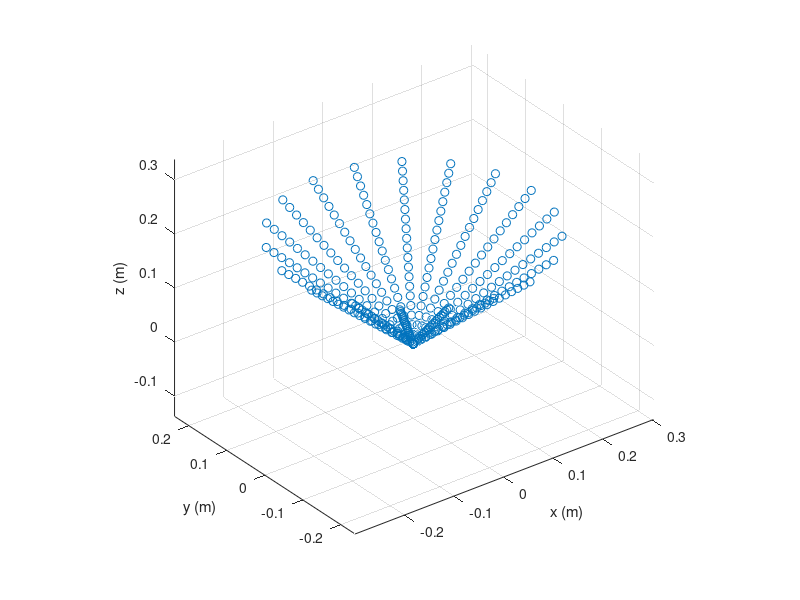
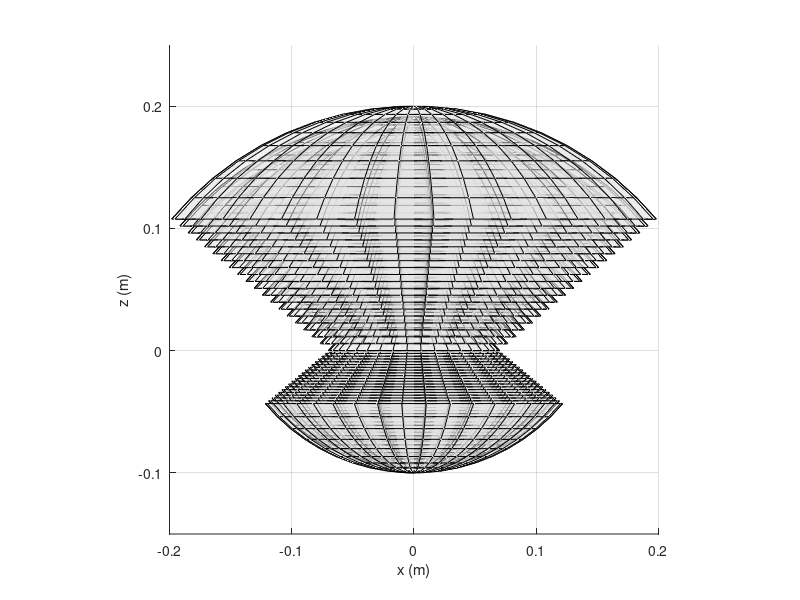

These charts were generated, in order, by the following MATLAB code:
% About 
% Script to visualize maximum visual receptive field (RF) around a taxel for peripersonal space (PPS) representations
% Author: Matej Hoffmann, matej.hoffmann@iit.it

%% INIT

clear;

PLOT_NEGATIVE_RF = true;
PLOT_PROJECTIONS = false;
TEST_INSIDE_RF = false;
SAVE_FIGS = false;

Z_MAX = 0.2; % max extent of RF in z (normal to taxel), meters
Z_NEGATIVE_MAX = -0.1;

APERTURE_DEG = 100; %the spherical sector / cone opening angle or aperture
APERTURE_RAD = (APERTURE_DEG / 360) * 2 * pi;

res = 20; % resolution

u = linspace(0,Z_MAX,res);
azimuth = linspace(0,2*pi,res);

DESIRED_RADIUS_XY_AT_APEX = 0.07; % 0.05; % meters; we don't want the spherical sector to start at the apex, where it would have 0 volume
%but we want to truncate it such that it starts at the height with this radius;

CONE_HEIGHT_AT_OFFSET = DESIRED_RADIUS_XY_AT_APEX / tan(APERTURE_RAD/2);    % tan(APERTURE_RAD/2) = radius_xy / z_offset; 
%Z_OFFSET = 0;
SPHERE_RADIUS_AT_OFFSET = DESIRED_RADIUS_XY_AT_APEX / sin(APERTURE_RAD/2);    % cos(APERTURE_RAD/2) = radius_xy / sphere_radius;
% here the radius of the sphere will at the same time be used as the
% z-offset - with the radius then equal to cone height + spherical cap height

if TEST_INSIDE_RF
    SAMPLE_MAX_ALL_DIM = 0.2;
    SAMPLE_MIN_ALL_DIM = -0.2;
end

%% CONE
%global_r = u(end) * tan(APERTURE_RAD / 2); % at base (maximum)

x=[]; y=[]; z=[];


for i=1:length(u)
    for j=1:(length(azimuth)-1)
        z = [z; u(i)];        
        r = u(i) * tan(APERTURE_RAD / 2); 
        x = [x; r*cos(azimuth(j)) ]; 
        y = [y; r*sin(azimuth(j)) ];
        %x = [x; (u(i) / Z_MAX) *global_r*cos(thetas(j)) ]; 
        %y = [y; (u(i) / Z_MAX) *global_r*sin(thetas(j)) ];
    end    
end


f1 = figure(1);
clf(f1);
set(f1,'name','RF as a cone');
hold on;
scatter3(x,y,z);
%line([0 r],[0 0],[0 Z_MAX] );
%plot3(u(2) * tan(APERTURE_RAD / 2),0,u(2),'x','MarkerSize',20);

axis equal;
grid on;
xlabel('x (m)');
ylabel('y (m)');
zlabel('z (m)');
hold off;

view(3);
%plot3(x,y,z,'o');

% f2 = figure(2);
% clf(f2);
%     subplot(3,1,1);
%         plot(x);
%         title('x');
%     subplot(3,1,2);
%         plot(y);
%         title('y');
%     subplot(3,1,3);
%         plot(z);
%         title('z');
% 
% f3 = figure(3);
% clf(f3);
%     subplot(3,1,1);
%         plot(thetas);
%         title('thetas (rad)');
%     subplot(3,1,2);
%         plot(cos(thetas));
%         title('cos(thetas)');
%     subplot(3,1,3);
%         plot(sin(thetas));
%         title('sin(thetas)');

% code plotting truncated cone as a spiral 
%from http://it.mathworks.com/matlabcentral/answers/39082-truncated-cone-plot
% t = 30:0.1:100;
% az = 0.1;
% z = az*t;
% r0 = 10000;
% ar = -1;
% r = r0 + r0*t;
% at = 0.05;
% theta = at*t;
% x = r .* cos(t);
% y = r .* sin(t);
% figure
% plot3(x,y,z,'.-')

%% SPHERICAL SECTOR
 
%polar_angle = linspace(-APERTURE_RAD/2,APERTURE_RAD/2,res); 
polar_angle = linspace(pi/2-APERTURE_RAD/2,pi/2+APERTURE_RAD/2,res); % in matlab: elevation is angular displacement in radians from the x-y plane
% also called co-latitude, zenith angle, normal angle, or inclination angle.
[theta,phi] = meshgrid(azimuth,polar_angle);
 
max_radius_z = Z_MAX+CONE_HEIGHT_AT_OFFSET;
radius_z = linspace(SPHERE_RADIUS_AT_OFFSET,max_radius_z,res);


f2 = figure(2);
clf(f2);
set(f2,'name','RF as a spherical sector');
hold on;

%view(3);
az = 0; el = 0;
view(az, el);


for i=1:length(radius_z)
    [xs,ys,zs] = sph2cart(theta,phi,radius_z(i));
    zs = zs - CONE_HEIGHT_AT_OFFSET;
    h_surface = surf(xs,ys,zs);
    %plot3(xs,ys,zs);
    set(h_surface, 'FaceColor',[0.9 0.9 0.9], 'FaceAlpha',0.5); %'EdgeAlpha', 0);
end


if PLOT_NEGATIVE_RF
    max_radius_z_neg = abs(Z_NEGATIVE_MAX)+CONE_HEIGHT_AT_OFFSET;
    radius_z_neg = linspace(SPHERE_RADIUS_AT_OFFSET,max_radius_z_neg,res);
    for i=1:length(radius_z)
        [xs,ys,zs] = sph2cart(theta,phi,radius_z_neg(i));
        zs = zs - CONE_HEIGHT_AT_OFFSET;
        zs = zs * -1;
        h_surface = surf(xs,ys,zs);
        set(h_surface, 'FaceColor',[0.9 0.9 0.9], 'FaceAlpha',0.5); %'EdgeAlpha', 0);
        %plot3(xs,ys,zs);
    end
end
    

plot3(0,0,0,'o','MarkerSize',10,'MarkerFaceColor','blue');
grid on;
xlabel('x (m)');
ylabel('y (m)');
zlabel('z (m)');
if PLOT_NEGATIVE_RF
    zlim([Z_NEGATIVE_MAX-0.05 Z_MAX+0.05]);
else
    zlim([-0.02 Z_MAX+0.05]);
end
axis equal;

%%
if TEST_INSIDE_RF
    samples = [];
    samples_x0 = [];
    samples_y0 = [];
    samples_z0 = [];
    for i=SAMPLE_MIN_ALL_DIM:0.02:SAMPLE_MAX_ALL_DIM
        for j=SAMPLE_MIN_ALL_DIM:0.02:SAMPLE_MAX_ALL_DIM
            for k=Z_NEGATIVE_MAX-0.04:0.02:Z_MAX+0.04
                samples= [samples ; i j k];
                if PLOT_PROJECTIONS
                    if i==0
                       samples_x0 = [samples_x0 ; i j k];
                    end
                    if j==0
                       samples_y0 = [samples_y0 ; i j k];
                    end
                    if (k>-0.00000001 && k<0.00000001)
                       samples_z0 = [samples_z0 ; i j k];
                    end
                end
            end
        end
    end
    
    sphericalSectorCenter = [0,0,0-CONE_HEIGHT_AT_OFFSET];
    plot3(sphericalSectorCenter(1),sphericalSectorCenter(2),sphericalSectorCenter(3),'d','MarkerSize',7,'MarkerFaceColor','blue');
    
    sphericalSectorNegativeCenter = [0,0,CONE_HEIGHT_AT_OFFSET];
    plot3(sphericalSectorNegativeCenter(1),sphericalSectorNegativeCenter(2),sphericalSectorNegativeCenter(3),'d','MarkerSize',7,'MarkerFaceColor','blue');
    
  
   for l=1:size(samples,1)
       if(samples(l,3) >= 0)
           if (samples(l,3)<=Z_MAX)
             distance = sqrt( (samples(l,1)-sphericalSectorCenter(1))^2 + (samples(l,2)-sphericalSectorCenter(2))^2 + (samples(l,3)-sphericalSectorCenter(3))^2);
             if distance<=max_radius_z
                a = tan(APERTURE_RAD/2) * (CONE_HEIGHT_AT_OFFSET + samples(l,3));
                if( (abs(samples(l,1)) <= a) && (abs(samples(l,2)) <= a) )
                    plot3(samples(l,1),samples(l,2),samples(l,3),'og','MarkerSize',5,'MarkerFaceColor','green');
                else
                    plot3(samples(l,1),samples(l,2),samples(l,3),'xr','MarkerSize',5);
                end
             else
                plot3(samples(l,1),samples(l,2),samples(l,3),'xr','MarkerSize',5);
             end
           else
             plot3(samples(l,1),samples(l,2),samples(l,3),'xr','MarkerSize',5);
           end
       else
         if (samples(l,3)>=Z_NEGATIVE_MAX)
             distance = sqrt( (samples(l,1)-sphericalSectorNegativeCenter(1))^2 + (samples(l,2)-sphericalSectorNegativeCenter(2))^2 + (samples(l,3)-sphericalSectorNegativeCenter(3))^2);
             if distance<=max_radius_z_neg
                a = tan(APERTURE_RAD/2) * (CONE_HEIGHT_AT_OFFSET + abs(samples(l,3)));
                if( (abs(samples(l,1)) <= a) && (abs(samples(l,2)) <= a) )
                    plot3(samples(l,1),samples(l,2),samples(l,3),'og','MarkerSize',5,'MarkerFaceColor','green');
                else
                    plot3(samples(l,1),samples(l,2),samples(l,3),'xr','MarkerSize',5);
                end
             else
                plot3(samples(l,1),samples(l,2),samples(l,3),'xr','MarkerSize',5);
             end
         else
             plot3(samples(l,1),samples(l,2),samples(l,3),'xr','MarkerSize',5);
         end
       end 
    end
end   
    
%% PLOT projections
    
  if (TEST_INSIDE_RF && PLOT_PROJECTIONS)

       % y=0 plane
       f3 = figure(3);
       clf(f3);
       set(f3,'name','RF as a spherical sector - y=0 projection');
       hold on; 
       for l=1:size(samples_y0,1)
           if(samples_y0(l,3) >= 0)
               if (samples_y0(l,3)<=Z_MAX)
                 distance = sqrt( (samples_y0(l,1)-sphericalSectorCenter(1))^2 + (samples_y0(l,2)-sphericalSectorCenter(2))^2 + (samples_y0(l,3)-sphericalSectorCenter(3))^2);
                 if distance<=max_radius_z
                    a = tan(APERTURE_RAD/2) * (CONE_HEIGHT_AT_OFFSET + samples_y0(l,3));
                    if( (abs(samples_y0(l,1)) <= a) && (abs(samples_y0(l,2)) <= a) )
                        plot(samples_y0(l,1),samples_y0(l,3),'og','MarkerSize',5,'MarkerFaceColor','green');
                    else
                        plot(samples_y0(l,1),samples_y0(l,3),'xr','MarkerSize',5);
                    end
                 else
                    plot(samples_y0(l,1),samples_y0(l,3),'xr','MarkerSize',5);
                 end
               else
                 plot(samples_y0(l,1),samples_y0(l,3),'xr','MarkerSize',5);
               end
           else
             if (samples_y0(l,3)>=Z_NEGATIVE_MAX)
                distance = sqrt( (samples_y0(l,1)-sphericalSectorNegativeCenter(1))^2 + (samples_y0(l,2)-sphericalSectorNegativeCenter(2))^2 + (samples_y0(l,3)-sphericalSectorNegativeCenter(3))^2);
                if distance<=max_radius_z_neg
                    a = tan(APERTURE_RAD/2) * (CONE_HEIGHT_AT_OFFSET + abs(samples_y0(l,3)));
                    if( (abs(samples_y0(l,1)) <= a) && (abs(samples_y0(l,2)) <= a) )
                        plot(samples_y0(l,1),samples_y0(l,3),'og','MarkerSize',5,'MarkerFaceColor','green');
                    else
                        plot(samples_y0(l,1),samples_y0(l,3),'xr','MarkerSize',5);
                    end
                else
                    plot(samples_y0(l,1),samples_y0(l,3),'xr','MarkerSize',5);
                end
             else
                plot(samples_y0(l,1),samples_y0(l,3),'xr','MarkerSize',5);
             end
           end
       end 
       plot(0,0,'o','MarkerSize',10,'MarkerFaceColor','blue');
       plot(sphericalSectorCenter(1),sphericalSectorCenter(3),'d','MarkerSize',7,'MarkerFaceColor','blue');
       plot(sphericalSectorNegativeCenter(1),sphericalSectorNegativeCenter(3),'d','MarkerSize',7,'MarkerFaceColor','blue');
       grid on;
       xlabel('x (m)');
       ylabel('z (m)');
       axis equal;

       
       % x=0 plane
       f4 = figure(4);
       clf(f4);
       set(f4,'name','RF as a spherical sector - x=0 projection');
       hold on; 
       for l=1:size(samples_x0,1)
           if(samples_y0(l,3) >= 0)
               if (samples_x0(l,3)<=Z_MAX)
                 distance = sqrt( (samples_x0(l,1)-sphericalSectorCenter(1))^2 + (samples_x0(l,2)-sphericalSectorCenter(2))^2 + (samples_x0(l,3)-sphericalSectorCenter(3))^2);
                 if distance<=max_radius_z
                    a = tan(APERTURE_RAD/2) * (CONE_HEIGHT_AT_OFFSET + samples_x0(l,3));
                    if( (abs(samples_x0(l,1)) < a) && (abs(samples_x0(l,2)) < a) )
                        plot(samples_x0(l,2),samples_x0(l,3),'og','MarkerSize',5,'MarkerFaceColor','green');
                    else
                        plot(samples_x0(l,2),samples_x0(l,3),'xr','MarkerSize',5);
                    end
                 else
                    plot(samples_x0(l,2),samples_x0(l,3),'xr','MarkerSize',5);
                 end
               else
                 plot(samples_x0(l,2),samples_x0(l,3),'xr','MarkerSize',5);
               end
           else
             if (samples_x0(l,3)>=Z_NEGATIVE_MAX)
                distance = sqrt( (samples_x0(l,1)-sphericalSectorNegativeCenter(1))^2 + (samples_x0(l,2)-sphericalSectorNegativeCenter(2))^2 + (samples_x0(l,3)-sphericalSectorNegativeCenter(3))^2);
                if distance<=max_radius_z_neg
                    a = tan(APERTURE_RAD/2) * (CONE_HEIGHT_AT_OFFSET + abs(samples_x0(l,3)));
                    if( (abs(samples_x0(l,1)) < a) && (abs(samples_x0(l,2)) < a) )
                        plot(samples_x0(l,2),samples_x0(l,3),'og','MarkerSize',5,'MarkerFaceColor','green');
                    else
                        plot(samples_x0(l,2),samples_x0(l,3),'xr','MarkerSize',5);
                    end
                else
                    plot(samples_x0(l,2),samples_x0(l,3),'xr','MarkerSize',5);
                end
             else
                plot(samples_x0(l,2),samples_x0(l,3),'xr','MarkerSize',5);
             end
           end 
       end
       plot(0,0,'o','MarkerSize',10,'MarkerFaceColor','blue');
       plot(sphericalSectorCenter(2),sphericalSectorCenter(3),'d','MarkerSize',7,'MarkerFaceColor','blue');
       plot(sphericalSectorNegativeCenter(2),sphericalSectorNegativeCenter(3),'d','MarkerSize',7,'MarkerFaceColor','blue');
       grid on;
       xlabel('y (m)');
       ylabel('z (m)');
       axis equal;
 
       
       % z=0 plane
       f5 = figure(5);
       clf(f5);
       set(f5,'name','RF as a spherical sector - z=0 projection');
       hold on; 
       for l=1:size(samples_z0,1)
           if(samples_z0(l,3) >= 0)
               if (samples_z0(l,3)<=Z_MAX)
                 distance = sqrt( (samples_z0(l,1)-sphericalSectorCenter(1))^2 + (samples_z0(l,2)-sphericalSectorCenter(2))^2 + (samples_z0(l,3)-sphericalSectorCenter(3))^2);
                 if distance<=max_radius_z
                    a = tan(APERTURE_RAD/2) * (CONE_HEIGHT_AT_OFFSET + samples_z0(l,3));
                    if( (abs(samples_z0(l,1)) < a) && (abs(samples_z0(l,2)) < a) )
                        plot(samples_z0(l,1),samples_z0(l,2),'og','MarkerSize',5,'MarkerFaceColor','green');
                    else
                        plot(samples_z0(l,1),samples_z0(l,2),'xr','MarkerSize',5);
                    end
                 else
                    plot(samples_z0(l,1),samples_z0(l,2),'xr','MarkerSize',5);
                 end
               else
                 plot(samples_z0(l,1),samples_z0(l,2),'xr','MarkerSize',5);
               end
           else
             if (samples_z0(l,3)>=Z_NEGATIVE_MAX)
                distance = sqrt( (samples_z0(l,1)-sphericalSectorNegativeCenter(1))^2 + (samples_z0(l,2)-sphericalSectorNegativeCenter(2))^2 + (samples_z0(l,3)-sphericalSectorNegativeCenter(3))^2);
                if distance<=max_radius_z_neg
                    a = tan(APERTURE_RAD/2) * (CONE_HEIGHT_AT_OFFSET + abs(samples_z0(l,3)));
                    if( (abs(samples_z0(l,1)) < a) && (abs(samples_z0(l,2)) < a) )
                        plot(samples_z0(l,1),samples_z0(l,2),'og','MarkerSize',5,'MarkerFaceColor','green');
                    else
                        plot(samples_z0(l,1),samples_z0(l,2),'xr','MarkerSize',5);
                    end
                else
                    plot(samples_z0(l,1),samples_z0(l,2),'xr','MarkerSize',5);
                end
             else
                plot(samples_z0(l,1),samples_z0(l,2),'xr','MarkerSize',5);
             end
           end 
       end
       plot(0,0,'o','MarkerSize',10,'MarkerFaceColor','blue');
       plot(sphericalSectorCenter(1),sphericalSectorCenter(2),'d','MarkerSize',7,'MarkerFaceColor','blue');
       plot(sphericalSectorNegativeCenter(1),sphericalSectorNegativeCenter(2),'d','MarkerSize',7,'MarkerFaceColor','blue');
       grid on;
       xlabel('x (m)');
       ylabel('y (m)');
       axis equal;

  end
   

%% save figures
if SAVE_FIGS
    saveas(f2,'maximumRFfigs/SphericalSector.fig');
    print -f2 -djpeg 'maximumRFfigs/SphericalSector.jpg';
    if PLOT_PROJECTIONS
        saveas(f3,'maximumRFfigs/SphericalSector_y0projection.fig');
        print -f3 -dpng 'maximumRFfigs/SphericalSector_y0projection.png';
        saveas(f4,'maximumRFfigs/SphericalSector_x0projection.fig');
        print -f4 -dpng 'maximumRFfigs/SphericalSector_x0projection.png';
        saveas(f5,'maximumRFfigs/SphericalSector_z0projection.fig');
        print -f5 -dpng 'maximumRFfigs/SphericalSector_z0projection.png';
    end
end

% 
% % something from matlab central: http://it.mathworks.com/matlabcentral/newsreader/view_thread/280431
% r = 5;
% [theta,phi] = meshgrid(linspace(0,.4*pi,32),linspace(-pi/2,pi/2,32));
% x1 = r.*cos(theta).*cos(phi);
% y1 = r.*sin(theta).*cos(phi);
% z1 = r.*sin(phi);
% theta = 0;
% [r,phi] = meshgrid(linspace(0,5,32),linspace(-pi/2,pi/2,32));
% x2 = r.*cos(theta).*cos(phi);
% y2 = r.*sin(theta).*cos(phi);
% z2 = r.*sin(phi);
% theta = .4*pi;
% [r,phi] = meshgrid(linspace(0,5,32),linspace(-pi/2,pi/2,32));
% x3 = r.*cos(theta).*cos(phi);
% y3 = r.*sin(theta).*cos(phi);
% z3 = r.*sin(phi);
% x = [x1;x2;x3];
% y = [y1;y2;y3];
% z = [z1;z2;z3];
% surf(x,y,z)
% axis square



